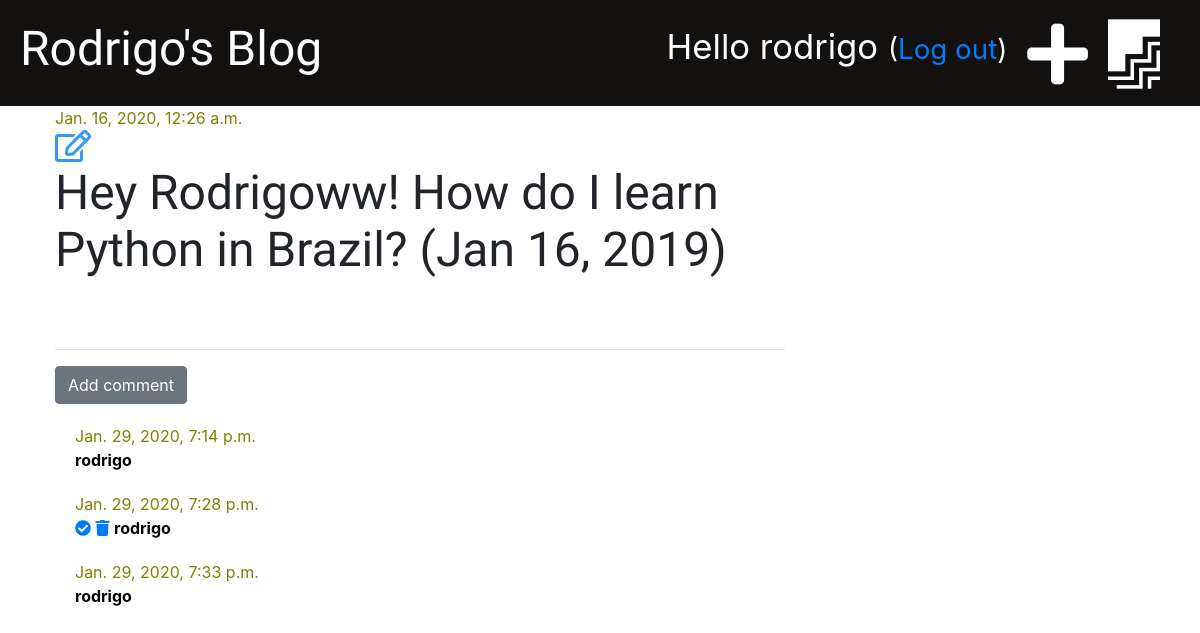
The app's page /post/2/ (signed in), older data.
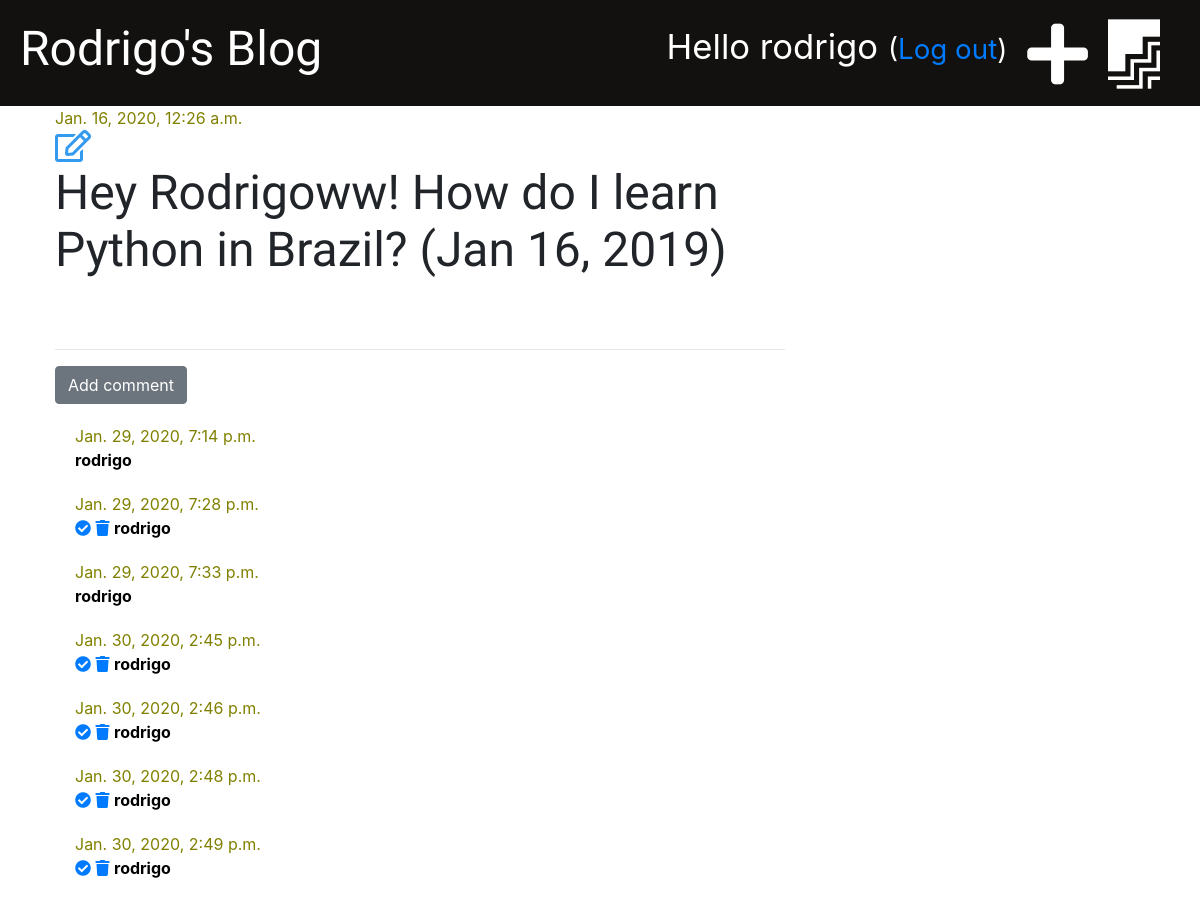
The same page, newer data.
### project/models.py (models this page shows, shortened)
class Post(models.Model):
    author = models.ForeignKey('auth.User', on_delete=models.CASCADE)
    title = models.CharField(max_length=200)
    text = models.TextField()
    created_date = models.DateTimeField(default=timezone.now)
    published_date = models.DateTimeField(blank=True, null=True)

class Comment(models.Model):
    post = models.ForeignKey('project.Post', on_delete=models.CASCADE, related_name='comments')
    author = models.CharField(max_length=200)
    text = models.TextField()
    created_date = models.DateTimeField(default=timezone.now)
    approved = models.BooleanField(default=False)

### project/views.py (the view)
# urls.py: path('post/<int:pk>/', views.post_detail, name='post_detail'),
def post_detail(request, pk):
    post = get_object_or_404(Post, pk=pk)
    stuff_for_frontend = {'post': post}
    return render(request, 'project/post_detail.html', stuff_for_frontend)

### project/templatetags/markdownify.py (called while the page is built)
@register.filter
def markdown(value):
    renderer = HighlightRenderer()
    markdown = mistune.Markdown(renderer=renderer)
    return markdown(value)

### project/templates/project/post_detail.html (shortened to what this page needs)
{% extends 'project/base.html' %}
{% load markdownify %}
{% block content %}
    <div class='post'>
        {% if post.published_date %}
            <div class='date'>
                {{ post.published_date }}
            </div>
        {% else %}
            <a href="{% url 'post_publish' pk=post.pk %}" class="btn btn-primary">Publish</a>
        {% endif %}
        {% if user.is_authenticated %}
            <a href="{% url 'post_edit' pk=post.pk %}"><i class="far fa-edit fa-2x" style="color: #339af0"></i></a>
        {% endif %}
        <h1>{{ post.title }}</h1>
    </div>
    <hr>
    <a href="{% url 'add_comment_to_post' pk=post.pk %}" class="btn btn-secondary" >Add comment</a>
    {% for comment in post.comments.all %}
        {% if user.is_authenticated or comment.approved %}
            <div class="comment">
                <div class="date">
                    {{ comment.created_date }}
                </div>
                {% if not comment.approved and user.is_superuser %}
                    <a href="{% url 'comment_approve' pk=comment.pk %}"><i class="fas fa-check-circle"></i></a>
                    <a href="{% url 'comment_remove' pk=comment.pk %}"><i class="fas fa-trash"></i></a>
                {% endif %}
                <strong>{{ comment.author }}</strong>
            </div>
        {% endif %}
    {% empty %}
        <p>No comments yet...</p>
    {% endfor %}
{% endblock %}

### project/templates/project/base.html (shortened to what this page needs)
{% load staticfiles %}
<!DOCTYPE html>
<html lang="en">
<head>
</head>
<body>
    <link rel="stylesheet" href="https://stackpath.bootstrapcdn.com/bootstrap/4.4.1/css/bootstrap.min.css">
    <link rel="stylesheet" href="{% static 'css/project.css' %}">
    <link rel="stylesheet" href="https://use.fontawesome.com/releases/v5.12.0/css/all.css">
    <link rel="stylesheet" href="{% static 'css/zenburn.css' %}">
</head>
<body>
<div class="page-header">
    {% if user.is_authenticated %}
        <a href="{% url 'post_draft_list' %}" class="top-menu"><i class="fab fa-firstdraft fa-2x"style="color: #ffffff;"></i></a>
        <a href="{% url 'post_new' %}" class="top-menu"><i class="fas fa-plus fa-2x" style="color: #ffffff;"></i></a>
        <p class="top-menu">Hello {{ user.username }} <small>(<a href="{% url 'logout' %}">Log out</a>)</small></p>
    {% else %}
        <a href="{% url 'login' %}" class="top-menu"><i class="fas fa-sign-in-alt fa-2x" style="color: #ffffff;"></i></a>
    {% endif %}
    <h1>Rodrigo's Blog</h1>
</div>
<div class='content container'>
    <div class="row">
        <div class="col-md-8">
            {% block content %}
            {% endblock %}
        </div>
    </div>
</div>
</body>
</html>

### project/static/css/project.css (style rules this page uses)
.page-header { background-color: #13110f; margin-top: 0; padding: 20px 20px 20px 20px; }
.page-header h1, .page-header h1 a { color: #ffffff; font-size: 36pt; text-decoration: none; }
.content { margin-left: 40px; }
h1, h2, h3, h4 { font-family: 'Tangerine', 'Inconsolata', 'Droid Sans', serif; font-size: 48px; }
.date { color: olive }
.post { margin-bottom: 70px; }
.top-menu { color: #ffffff; float: right; font-size: 26pt; margin-right: 20px; }
.comment { color: black; margin: 20px 0px 20px 20px; }

Row changes from the older to the newer data that the page shows:
added Comment: created_date "Jan. 30, 2020, 2:45 p.m.", approved False (drawn), author "rodrigo"
added Comment: created_date "Jan. 30, 2020, 2:46 p.m.", approved False (drawn), author "rodrigo"
added Comment: created_date "Jan. 30, 2020, 2:48 p.m.", approved False (drawn), author "rodrigo"
added Comment: created_date "Jan. 30, 2020, 2:49 p.m.", approved False (drawn), author "rodrigo"
